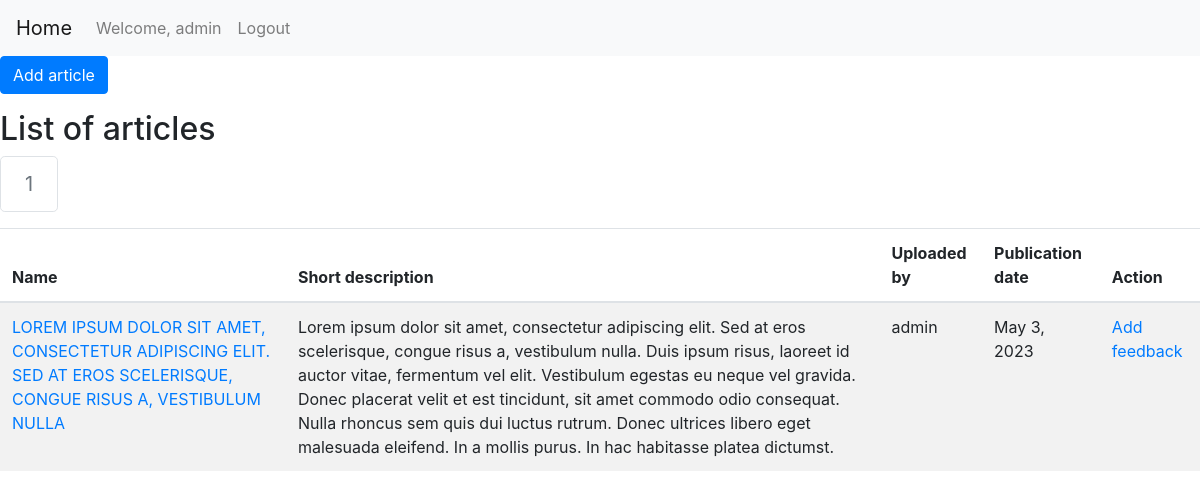
Before: /articles/1 (signed in) with the older database file.
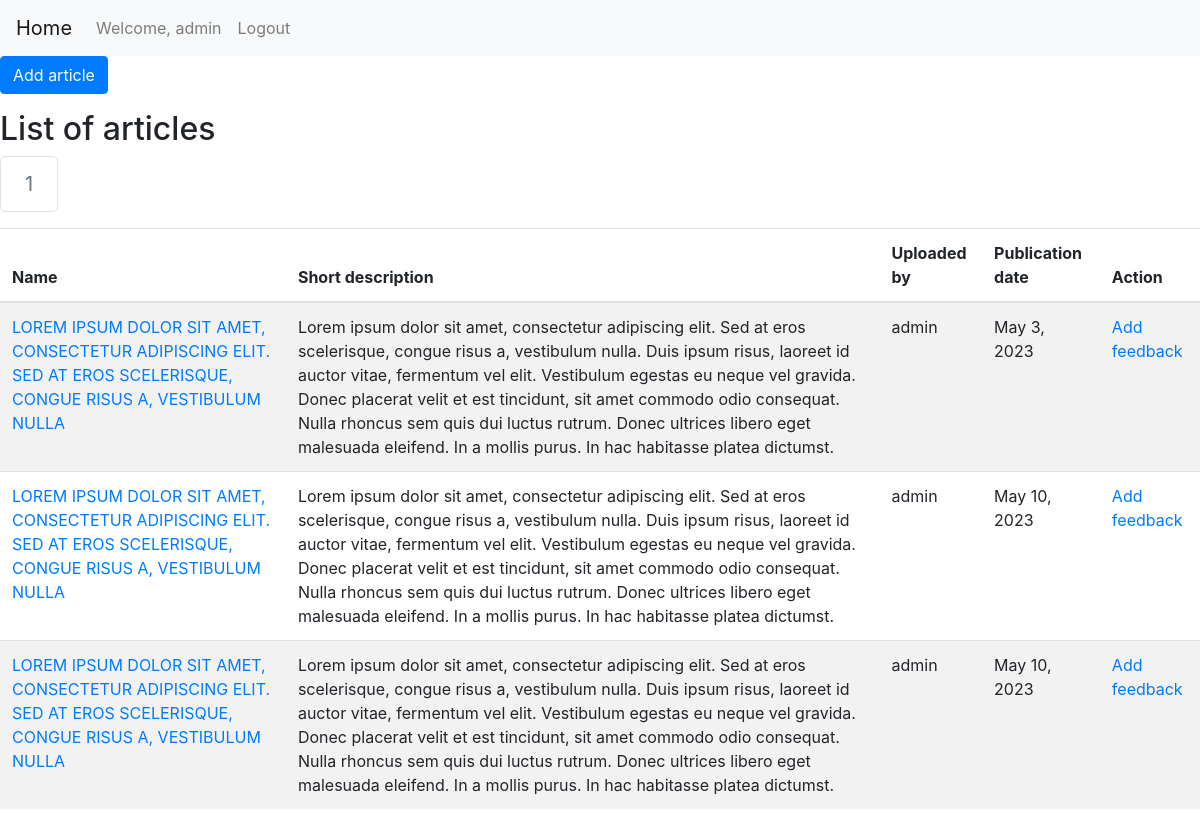
After: the same page with the newer database file.
### journal_website/models.py (models this page shows, shortened)
class Article(models.Model):
    name = models.ForeignKey(String, related_name="article_name", on_delete=models.CASCADE)
    short_description = models.ForeignKey(String, related_name="article_short_description", on_delete=models.CASCADE)
    publication_date = models.DateField()
    file_name = models.TextField()
    authors = models.ForeignKey(String, related_name="article_authors", on_delete=models.CASCADE)
    user = models.ForeignKey(User, related_name="article_custom_user", on_delete=models.SET_NULL, null=True)
    volume = models.ForeignKey(Volume, related_name="article_volume", on_delete=models.SET_NULL, null=True)
    category = models.ForeignKey(Category, related_name="article_category", on_delete=models.SET_NULL, null=True)
    DECISIONS = [("accepted", "Accepted"), ("rejected", "Rejected"), ("awaiting_decision", "Awaiting decision")]
    decision = models.CharField(max_length=20, choices=DECISIONS)
    class Meta:
        verbose_name_plural = "articles"

class String(models.Model):
    russian = models.TextField()
    english = models.TextField(blank=True, null=True)
    def __str__(self):
        return self.english
    class Meta:
        verbose_name_plural = "strings"

### journal_website/views.py (the view)
# urls.py: path("articles/<int:number_of_page>", views.display_page_with_articles, name="articles_with_pagination"),
@login_required
@user_passes_test(user.is_user_reviewer)
def display_page_with_articles(request: WSGIRequest, number_of_page: int) -> HttpResponse:
	pagination_for_articles = article.get_pagination_for_list_of_articles(list_of_articles=article.get_all_articles(), number_of_articles_per_page=5, number_of_page_to_display=number_of_page)
	return render(request, "article/articles.html", {"pagination_for_articles": pagination_for_articles})

### journal_website/repositories/ArticleRepository.py (called while the page is built)
    def get_all_articles(self) -> QuerySet:
        return self.__article_model.objects.all().order_by("pk")

    def get_pagination_for_list_of_articles(self, list_of_articles: QuerySet, number_of_articles_per_page: int, number_of_page_to_display: int) -> Page:
        paginator = Paginator(list_of_articles, per_page=number_of_articles_per_page)
        return paginator.get_page(number_of_page_to_display)

### journal_website/repositories/UserRepository.py (called while the page is built)
    def is_user_reviewer(self, user: SimpleLazyObject) -> bool:
        return user.groups.filter(name="Reviewers").exists()

### journal_website/templates/article/articles.html (shortened to what this page needs)
{% extends 'main/layout.html' %}
{% load custom_filters %}
{% block body %}
{% load crispy_forms_tags %}
<body>
<nav class="navbar navbar-expand-lg navbar-light bg-light">
    <a class="navbar-brand" href="/">Home</a>
    <div class="collapse navbar-collapse" id="navbarText">
      <ul class="navbar-nav mr-auto">
        {% if user.is_authenticated %}
        <li class="nav-item">
          <a class="nav-link" href="#">Welcome, {{user.username}}</a>
        </li>
        <li class="nav-item">
          <a class="nav-link" href="/logout">Logout</a>
        </li>
        {% endif %}
      </ul>
    </div>
</nav>
<p><a href="{% url 'scientific_publications_with_pagination' 1 %}" class="btn btn-primary">Add article</a></p>
<h2>List of articles</h2>
<nav aria-label="Page navigation">
  <ul class="pagination pagination-lg">
    {% block pagination %}
    {% for number_of_page in pagination_for_articles.paginator.get_elided_page_range %}
        {% if number_of_page == pagination_for_articles.paginator.ELLIPSIS %}
          {{ number_of_page }}
        {% else %}
          {% if number_of_page == pagination_for_articles.number %}
            <li class="page-item disabled">
              <a class="page-link" href="#" tabindex="-1">{{ number_of_page }}</a>
            </li>
          {% endif %}
        {% endif %}
    {% endfor %}
    {% endblock %}
  </ul>
</nav>
<div class="table-responsive">
  <table class="table table-striped">
    <thead>
      <tr>
        <th>Name</th>
        <th>Short description</th>
        <th>Uploaded by</th>
        <th>Publication date</th>
        <th>Action</th>
      </tr>
    </thead>
    <tbody>
      {% block article %}
        {% for article in pagination_for_articles %}
          <tr>
            <td><a href="{% url 'article_details' article.pk %}">{{ article.name }}</a></td>
            <td>{{ article.short_description }}</td>
            {% if article.user is None %}
              <td>Author deleted</td>
            {% else %}
              <td>{{ article.user }}</td>
            {% endif %}
            <td>{{ article.publication_date }}</td>
            <td><a href="{% url 'add_feedback_to_article' article.pk %}">Add feedback</a></td>
          </tr>
        {% endfor %}
      {% endblock %}
    </tbody>
  </table>
</div>
</body>
{% endblock %}

Changed rows visible on the page:
added Article: name "LOREM IPSUM DOLOR SIT AMET, CONSECTETUR ADIPISCING ELIT. SED AT EROS SCELERISQUE, CONGUE RISUS A, VESTIBULUM NULLA", short_description "Lorem ipsum dolor sit amet, consectetur adipiscing elit. Sed at eros scelerisque, congue risus a, vestibulum nulla. Duis ipsum risus, laoreet id auctor vitae, fermentum vel elit. Vestibulum egestas eu neque vel gravida. Donec placerat velit et est tincidunt, sit amet commodo odio consequat. Nulla rhoncus sem quis dui luctus rutrum. Donec ultrices libero eget malesuada eleifend. In a mollis purus. In hac habitasse platea dictumst.", user "admin", publication_date "May 10, 2023"
added Article: name "LOREM IPSUM DOLOR SIT AMET, CONSECTETUR ADIPISCING ELIT. SED AT EROS SCELERISQUE, CONGUE RISUS A, VESTIBULUM NULLA", short_description "Lorem ipsum dolor sit amet, consectetur adipiscing elit. Sed at eros scelerisque, congue risus a, vestibulum nulla. Duis ipsum risus, laoreet id auctor vitae, fermentum vel elit. Vestibulum egestas eu neque vel gravida. Donec placerat velit et est tincidunt, sit amet commodo odio consequat. Nulla rhoncus sem quis dui luctus rutrum. Donec ultrices libero eget malesuada eleifend. In a mollis purus. In hac habitasse platea dictumst.", user "admin", publication_date "May 10, 2023"
